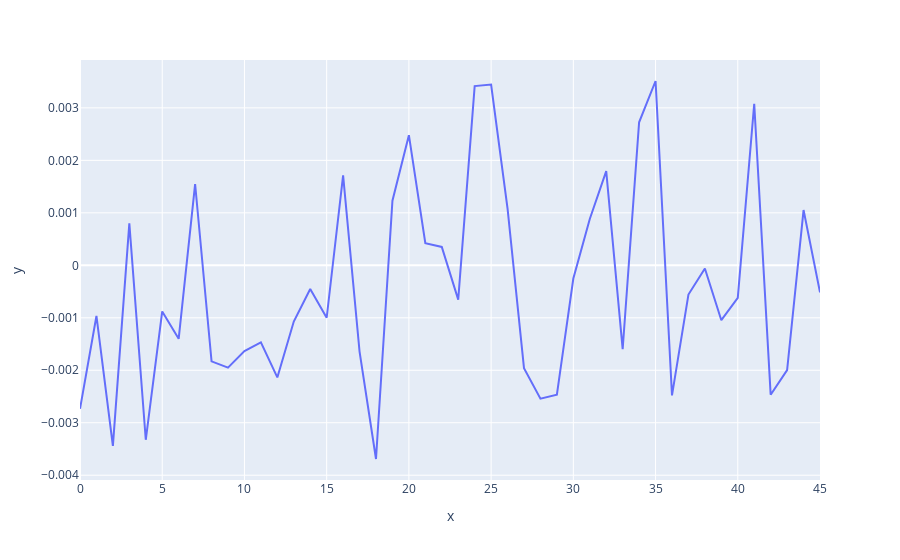

Notebook cell for this chart:
### Code cell
df_slice = df[df['STIRAPoneWP'] == 45].copy()
mean_value, _ = ZL_robust_mean(np.array(df_slice[y_name]), np.array(df_slice[dy_name]))
_, mean_std, _ = bootstrap_ZL_robust_mean(np.array(df_slice[y_name]), np.array(df_slice[dy_name]), n_boot=10000, random_state=None)
print(mean_value,' +-' ,mean_std)
px.line(y = df_slice[y_name])

### Figure 1 — Plotly figure (JSON) as saved in the notebook; plotly's stock layout.template omitted (floating-point values rounded to 4 significant figures)
{"data": [{"hovertemplate": "x=%{x}<br>y=%{y}<extra></extra>", "legendgroup": "", "line": {"color": "#636efa", "dash": "solid"}, "marker": {"symbol": "circle"}, "mode": "lines", "name": "", "orientation": "v", "showlegend": false, "type": "scatter", "x": [0, 1, 2, 3, 4, 5, 6, 7, 8, 9, 10, 11, 12, 13, 14, 15, 16, 17, 18, 19, 20, 21, 22, 23, 24, 25, 26, 27, 28, 29, 30, 31, 32, 33, 34, 35, 36, 37, 38, 39, 40, 41, 42, 43, 44, 45], "xaxis": "x", "y": [-0.002736, -0.0009658, -0.003442, 0.0007996, -0.003325, -0.0008799, -0.001401, 0.001549, -0.00183, -0.00195, -0.001633, -0.001468, -0.002137, -0.001071, -0.0004513, -0.0009992, 0.001715, -0.001644, -0.003691, 0.001231, 0.00248, 0.0004233, 0.0003496, -0.0006546, 0.003415, 0.003444, 0.001082, -0.001959, -0.00254, -0.002466, -0.0002523, 0.0008823, 0.001795, -0.001596, 0.002725, 0.003512, -0.00248, -0.0005572, -5.972e-05, -0.001046, -0.00062, 0.003078, -0.002468, -0.001996, 0.001053, -0.0005166], "yaxis": "y"}], "layout": {"legend": {"tracegroupgap": 0}, "margin": {"t": 60}, "xaxis": {"anchor": "y", "domain": [0, 1], "title": {"text": "x"}}, "yaxis": {"anchor": "x", "domain": [0, 1], "title": {"text": "y"}}}}
